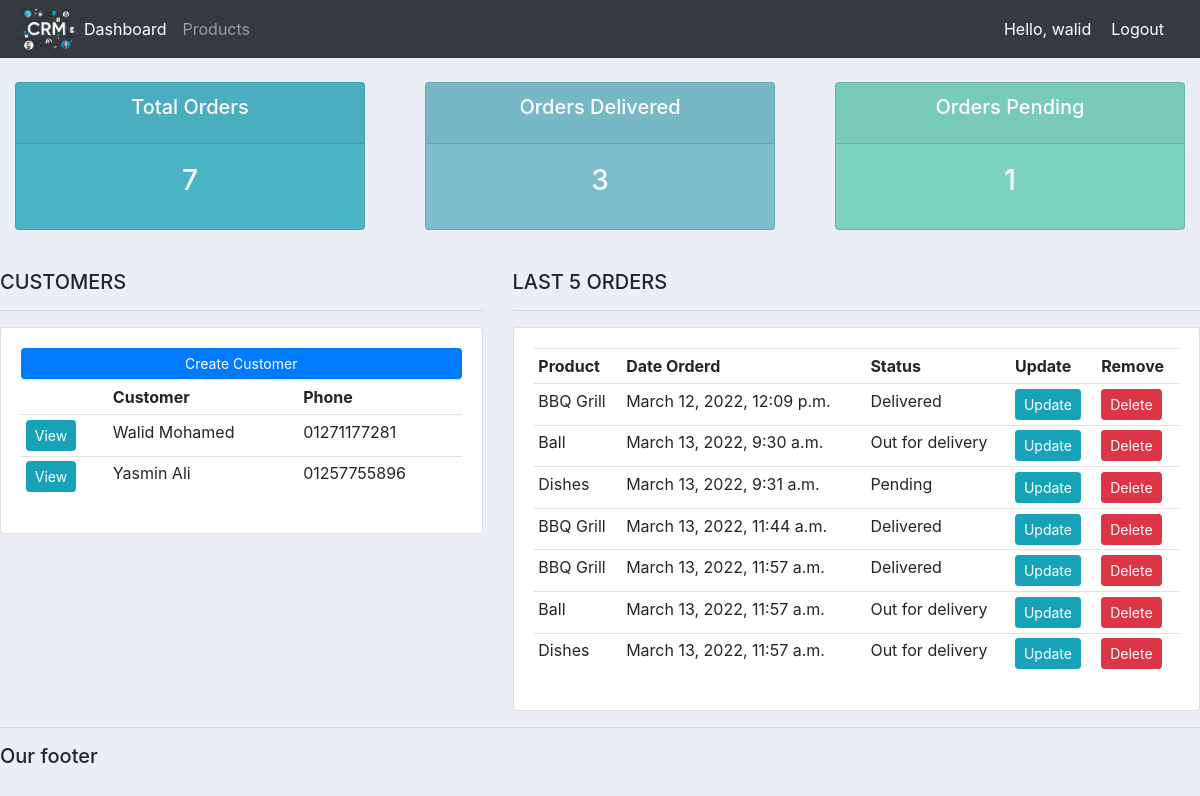
Before: / (signed in) with the older database file.
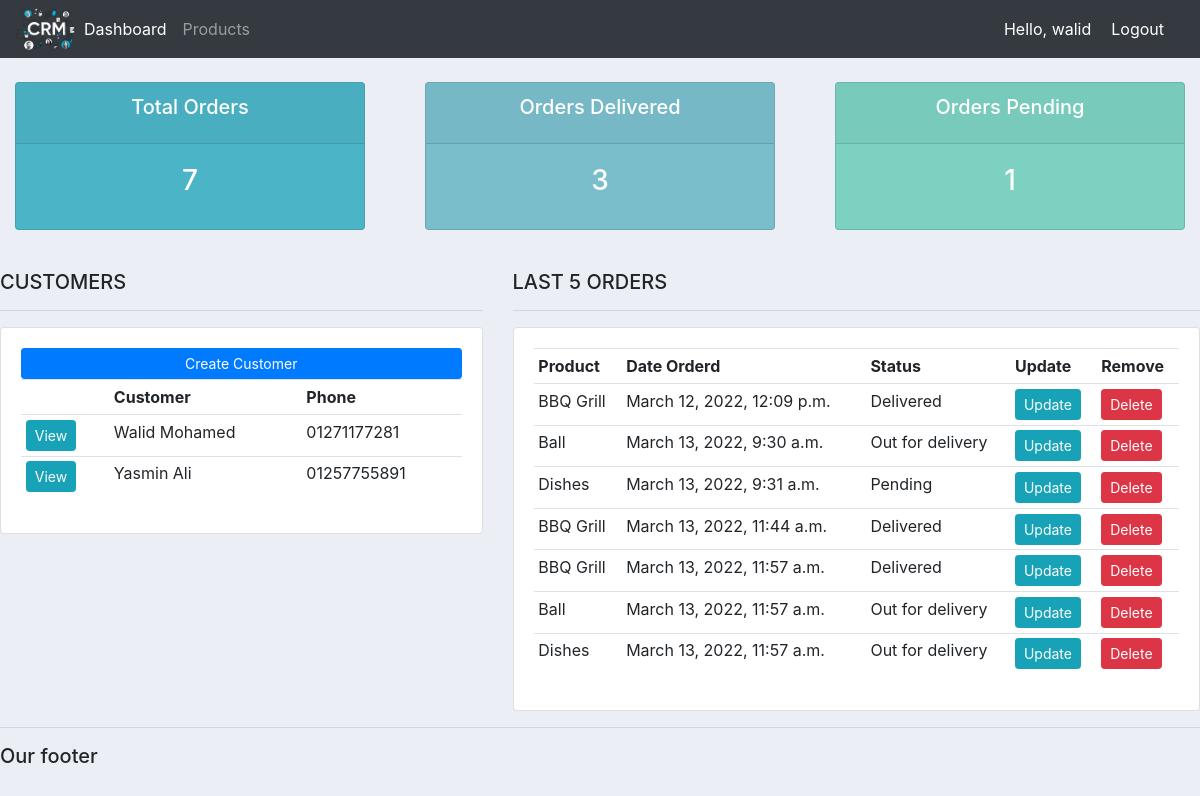
After: the same page with the newer database file.
### accounts/models.py (models this page shows, shortened)
class Customer(models.Model):
    user = models.OneToOneField(User, null=True, blank=True, on_delete=models.CASCADE)
    name = models.CharField(max_length=200, null=True)
    phone = models.CharField(max_length=200, null=True)
    email = models.CharField(max_length=200, null=True)
    profile_pic = models.ImageField(default="default.png", null=True, blank=True)
    date_created = models.DateTimeField(auto_now_add=True, null=True)

### accounts/decorators.py (the view)
    def wrapper_func(request, *args, **kwargs):
        group = None
        if request.user.groups.exists():
            group = request.user.groups.all()[0].name
        if group == 'customer':
            return redirect('user-page')
        if group == 'admin':
            return view_func(request, *args, **kwargs)

### accounts/models.py (called while the page is built)
    def __str__(self):
        return self.name

### accounts/views.py (called while the page is built)
@login_required(login_url='login')
@admin_only
def home(request):
    customers = Customer.objects.all()
    orders = Order.objects.all()
    totalOrders = orders.count()
    delivered = orders.filter(status='Delivered').count()
    pending = orders.filter(status='Pending').count()
    context = {'orders':orders, 'customers':customers, 'totalOrders':totalOrders,
    'delivered':delivered, 'pending':pending}
    return render(request, 'accounts/dashboard.html',context)

### accounts/templates/accounts/dashboard.html
{% extends 'accounts/main.html' %}
{% block content %}
{% include 'accounts/status.html' %}
<br>
<div class="row">
	<div class="col-md-5">
		<h5>CUSTOMERS</h5>
		<hr>
		<div class="card card-body">
			<a class="btn btn-primary  btn-sm btn-block" href="">Create Customer</a>
			<table class="table table-sm">
				<tr>
					<th></th>
					<th>Customer</th>
					<th>Phone</th>
				</tr>
				{% for customer in customers %}
					<tr>
						<td><a class="btn btn-sm btn-info" href="{% url 'customer' customer.id %}">View</a></td>
						<td>{{customer.name}}</td>
						<td>{{customer.phone}}</td>
					</tr>
				{% endfor %}
			</table>
		</div>
	</div>
	<div class="col-md-7">
		<h5>LAST 5 ORDERS</h5>
		<hr>
		<div class="card card-body">
			<table class="table table-sm">
				<tr>
					<th>Product</th>
					<th>Date Orderd</th>
					<th>Status</th>
					<th>Update</th>
					<th>Remove</th>
				</tr>
				{% for order in orders %}
					<tr>
						<td>{{order.product}}</td>
						<td>{{order.date_created}}</td>
						<td>{{order.status}}</td>
						<td><a class="btn btn-sm btn-info" href="{% url 'update_order' order.id %}">Update</a></td>
						<td><a class="btn btn-sm btn-danger" href="{% url 'delete_order' order.id %}">Delete</a></td>
					</tr>
				{% endfor %}
			</table>
		</div>
	</div>
</div>
{% endblock %}

Changed rows visible on the page:
changed Customer "Yasmin Ali": phone "01257755896" → "01257755891"
